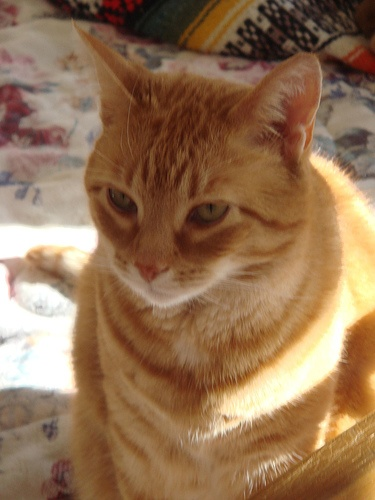
#> input picture 49 qpl xian/000028.jpg, 375 x 500 px
$ python grey.py
#> lines starting #> are read from the running program, lines starting #| are printed output that depends on the picture; after the words box and inside, x2 and y2 are one past the last pixel; in counts of white or black regions, pixels touching at a corner belong together
#> further down, image is the input picture: shape (500, 375, 3); mean R, G, B 146.6, 113.1, 82.7
import cv2
import numpy as np
import matplotlib.pyplot as plt


def norm_to_gray(image_path):
    '''
    input:original image
    method:mix pixel and mean pixel
    return:two gray image
    '''
#> called with image_path = './000028.jpg'
    image = cv2.imread(image_path)
    # print(image.shape)
    # mixture_gray
    gray_image = np.array(image)
    gray_image[:, :, 0] = image[:, :, 0] * 0.11
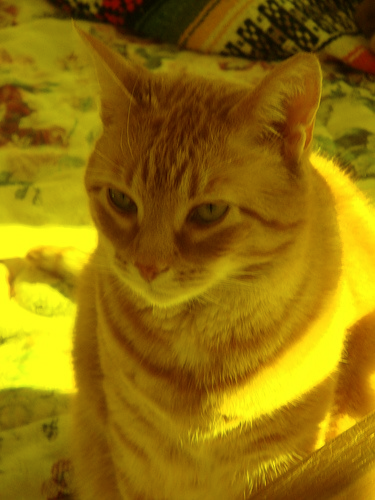
#> gray_image: shape (500, 375, 3); mean B, G, R 8.6, 113.1, 146.6
    gray_image[:, :, 1] = image[:, :, 1] * 0.59
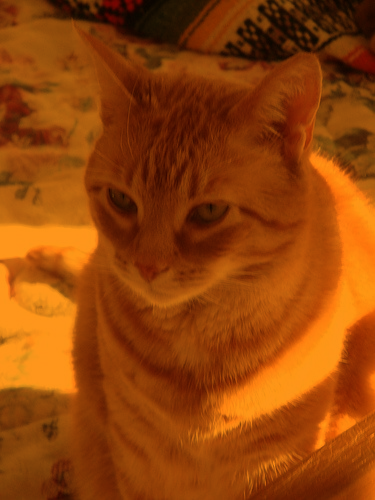
#> gray_image: shape (500, 375, 3); mean B, G, R 8.6, 66.2, 146.6
    gray_image[:, :, 2] = image[:, :, 2] * 0.3
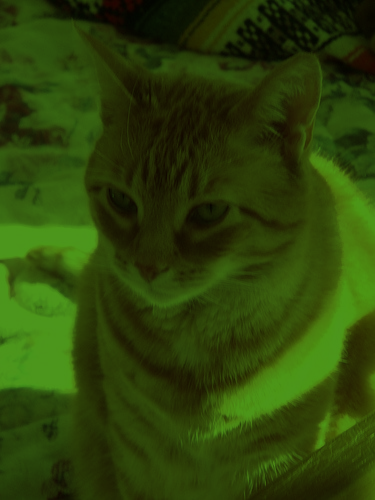
#> gray_image: shape (500, 375, 3); mean B, G, R 8.6, 66.2, 43.5
    # np.sum(matrix, axis): sum mat based on axis
    gray_image = np.sum(gray_image, axis=2, dtype=np.uint8)
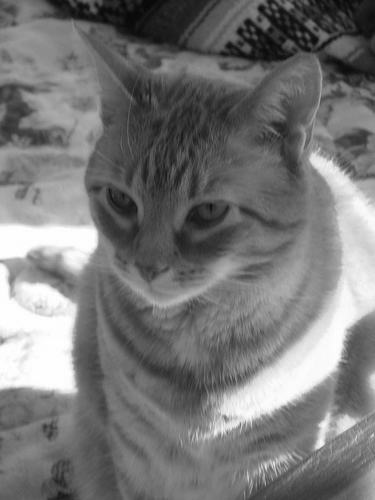
#> gray_image: shape (500, 375); min 8, max 254, mean 118.3
    # mean_gray
    gray_image2 = np.array(image) / 3
    gray_image2 = np.sum(gray_image2, axis=2, dtype=np.uint8)
#> gray_image2: shape (500, 375)
    return gray_image, gray_image2


def norm_to_binary(gray_image):
    H, W = gray_image.shape
#> H = 500; W = 375
    binary_image = np.zeros((H, W))
    for h in range(H):
        for w in range(W):
            if gray_image[h][w]  < 127:
                binary_image[h][w] = 0
            else:
                binary_image[h][w] = 255
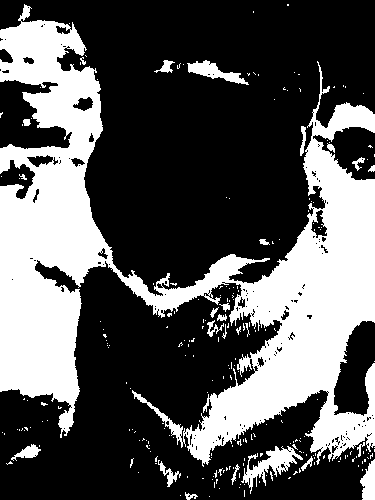
#> binary_image: shape (500, 375) float64; 33.9% white; 236 white regions (210 under 20 px), largest, box (x1, y1, x2, y2) and area: (0, 4, 375, 467) 59470, (241, 446, 303, 494) 948, (187, 60, 249, 85) 593
    return binary_image


if __name__ == '__main__':
    # use matplotlib to plot mutil_fig
        #step1: plt.figure()--to create fig
        #step2: plt.subplot()--ensure the loc of sub_fig and set:plt.title()
        #step3: plt.imshow()__to draw pic
        #step4: recur the step above
    image_path = './000028.jpg'
    image = plt.imread(image_path)
    gray_image, gray_image2 = norm_to_gray(image_path=image_path)
    binary_image = norm_to_binary(gray_image)
    # gray_image = gray_image.reshape(500, 375, 1)
    # print(gray_image.shape)
    plt.figure('gray image')
    plt.subplot(1, 3, 1)
    plt.title('original image')
    plt.imshow(image)
    plt.subplot(1, 3, 2)
    plt.title('mixture pixel')
    plt.imshow(gray_image, cmap='gray')# plt.imshow():take [h,w,3] as input, so we need param-(cmap='xxx')
    plt.subplot(1, 3, 3)
    plt.title('mean pixel')
    plt.imshow(gray_image2, cmap='gray')
    plt.show()
    plt.imshow(binary_image, cmap='gray')
    plt.show()
    # cv2.imshow('grey_image', grey_image) -----dtype=uint8
    # cv2.waitKey(0)
    # cv2.destroyWindow()
